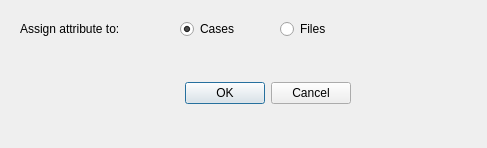
<?xml version="1.0" encoding="UTF-8"?>
<ui version="4.0">
 <class>Dialog_assignAttribute</class>
 <widget class="QDialog" name="Dialog_assignAttribute">
  <property name="geometry">
   <rect>
    <x>0</x>
    <y>0</y>
    <width>487</width>
    <height>148</height>
   </rect>
  </property>
  <property name="windowTitle">
   <string>Assign attribute</string>
  </property>
  <widget class="QRadioButton" name="radioButton_cases">
   <property name="geometry">
    <rect>
     <x>180</x>
     <y>19</y>
     <width>81</width>
     <height>20</height>
    </rect>
   </property>
   <property name="text">
    <string>Cases</string>
   </property>
   <property name="checked">
    <bool>true</bool>
   </property>
   <attribute name="buttonGroup">
    <string notr="true">buttonGroup</string>
   </attribute>
  </widget>
  <widget class="QRadioButton" name="radioButton_files">
   <property name="geometry">
    <rect>
     <x>280</x>
     <y>19</y>
     <width>81</width>
     <height>20</height>
    </rect>
   </property>
   <property name="text">
    <string>Files</string>
   </property>
   <attribute name="buttonGroup">
    <string notr="true">buttonGroup</string>
   </attribute>
  </widget>
  <widget class="QLabel" name="label">
   <property name="geometry">
    <rect>
     <x>20</x>
     <y>20</y>
     <width>171</width>
     <height>17</height>
    </rect>
   </property>
   <property name="text">
    <string>Assign attribute to:</string>
   </property>
  </widget>
  <widget class="QDialogButtonBox" name="buttonBox">
   <property name="geometry">
    <rect>
     <x>130</x>
     <y>80</y>
     <width>221</width>
     <height>27</height>
    </rect>
   </property>
   <property name="standardButtons">
    <set>QDialogButtonBox::Cancel|QDialogButtonBox::Ok</set>
   </property>
  </widget>
 </widget>
 <resources/>
 <connections>
  <connection>
   <sender>buttonBox</sender>
   <signal>accepted()</signal>
   <receiver>Dialog_assignAttribute</receiver>
   <slot>accept()</slot>
   <hints>
    <hint type="sourcelabel">
     <x>240</x>
     <y>93</y>
    </hint>
    <hint type="destinationlabel">
     <x>243</x>
     <y>73</y>
    </hint>
   </hints>
  </connection>
  <connection>
   <sender>buttonBox</sender>
   <signal>rejected()</signal>
   <receiver>Dialog_assignAttribute</receiver>
   <slot>reject()</slot>
   <hints>
    <hint type="sourcelabel">
     <x>240</x>
     <y>93</y>
    </hint>
    <hint type="destinationlabel">
     <x>243</x>
     <y>73</y>
    </hint>
   </hints>
  </connection>
 </connections>
 <buttongroups>
  <buttongroup name="buttonGroup"/>
 </buttongroups>
</ui>
